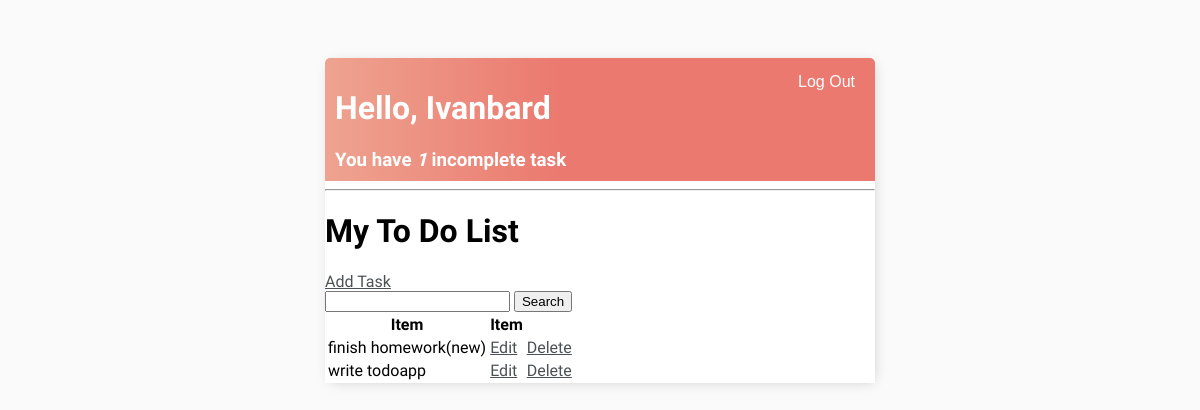
Before: / (signed in) with the older database file.
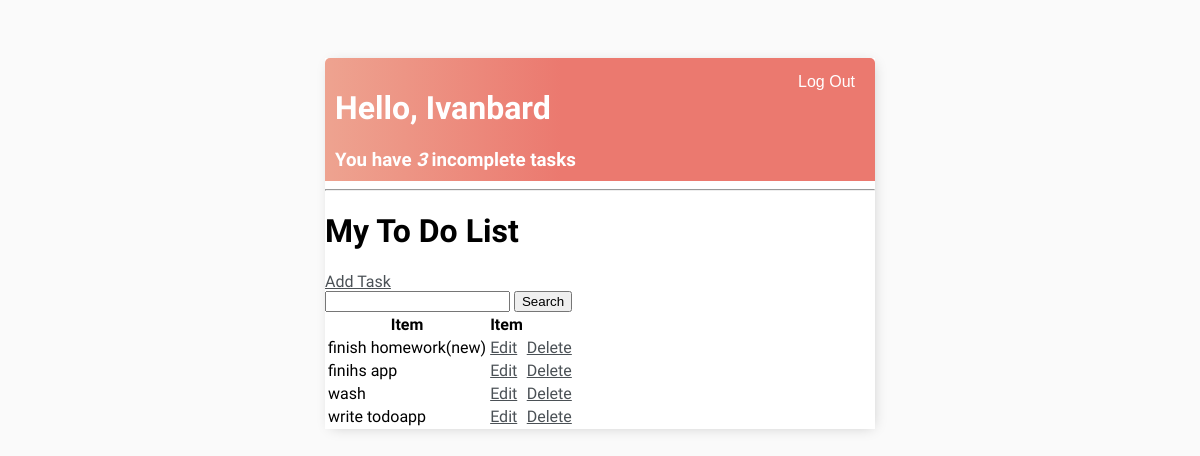
After: the same page with the newer database file.
### base/models.py (models this page shows, shortened)
class Task(models.Model):
    user = models.ForeignKey(User, on_delete=models.CASCADE, null=True, blank=True) #if user deleted, delete(cascade) their tasks with them
    title = models.CharField(max_length=200)
    description = models.TextField(null=True, blank=True)
    complete = models.BooleanField(default=False)
    created = models.DateTimeField(auto_now_add=True) #automatically take the time and date at creation
    class Meta:
        ordering = ['complete'] #order by the complete values above

### base/views.py (the view)
# urls.py: path('', TaskList.as_view(), name='tasks'), #base url
class TaskList(LoginRequiredMixin, ListView):
    model = Task
    context_object_name = 'tasks'
    def get_context_data(self, **kwargs):
        context = super().get_context_data(**kwargs)
        context['tasks'] = context['tasks'].filter(user=self.request.user)
        context['count'] = context['tasks'].filter(complete=False).count()
        search_input = self.request.GET.get('search-area') or ''
        if search_input:
            context['tasks'] = context['tasks'].filter(title__icontains=search_input)
        context['search_input'] = search_input
        return context

### base/templates/base/task_list.html (shortened to what this page needs)
{% extends 'base/main.html' %}
{% block content %}
<div class="header-bar">
    <div>
        <h1>Hello, {{request.user|title}}</h1>
        <h3 style="margin:0">You have <i>{{count}}</i> incomplete task{{ count|pluralize:"s" }}</h3>
    </div>
    {% if request.user.is_authenticated %}
    <form method="post" action="{% url 'logout' %}">
        <button type="submit" class="btn btn-logout">Log Out</button>
    </form>
    {% else %}
    <a href="{%url 'login'%}">Log In</a>
    {%endif%}
</div>
<hr>
<h1>My To Do List</h1>
<a href="{% url 'task-create' %}">Add Task</a>
<form method="GET">
    <input type="text" name='search-area' value="{{search_input}}">
    <input type="submit" value="Search">
</form>
<table>
    <tr>
        <th>Item</th>
        <th>Item</th>
    </tr>
    {% for task in tasks %}
    <tr>
        <td>{{task.title}}</td>
        <td><a href="{% url 'task-update' task.id %}">Edit</a></td>
        <td><a href="{% url 'task-delete' task.id %}">Delete</a></td>
    </tr>
    {% empty %}
        <h3>No items in the list</h3>
    {% endfor %}
</table>
{% endblock content %}

Changed rows visible on the page:
added Task: title "finihs app"
added Task: title "wash"
Other visible differences:
{{ count }}: "1" → "3"
